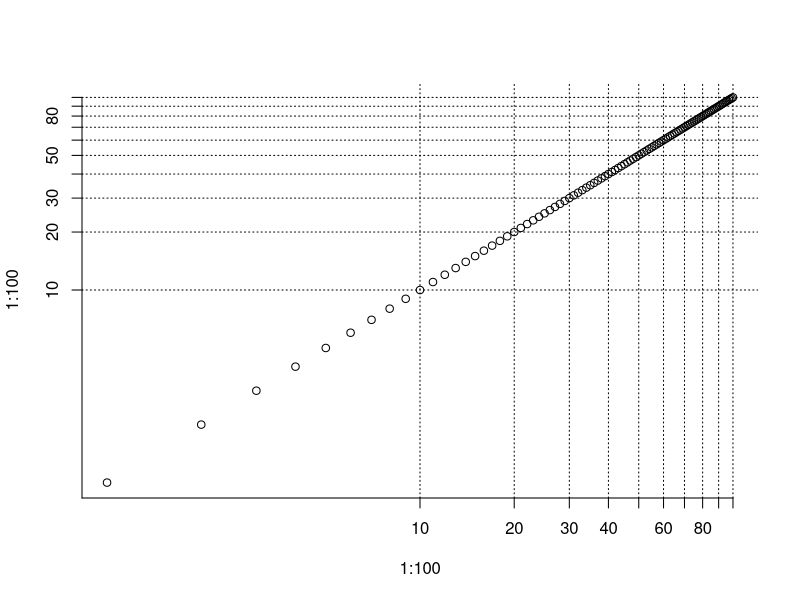

R code for this plot:
plot(1:100,1:100, log="xy", axes=F)
axis(1, at=(seq(0,100,10)))
axis(2, at=(seq(0,100,10)))
abline(v=seq(0,100,10), lty=3)
abline(h=seq(0,100,10), lty=3)